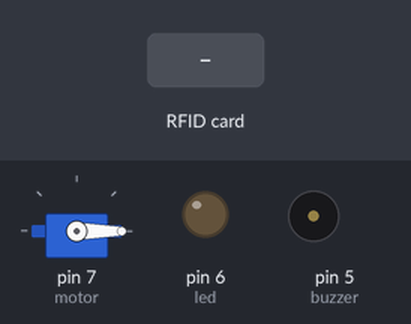
Recording of a sketch running on a simulated Arduino Uno, built with avr-gcc and run on an emulated ATmega328P. Shown: servo, output pins drawn as LEDs (lit = HIGH), buzzer (waves = sounding). The test bench sets the inputs (shaded band). Pins used as bus, display or sensor lines are not drawn.

Above: at 1.2 s.
1.3 s: RFID card C6 3C 33 2B held to the reader
At 2.5 s:
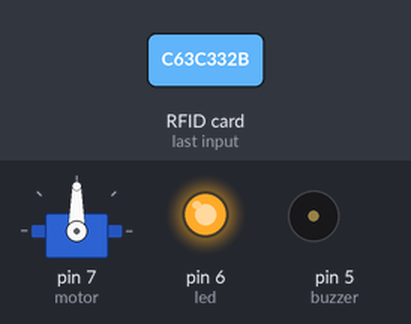
2.8 s: RFID card 5E 7A 19 C4 held to the reader
At 3.2 s:
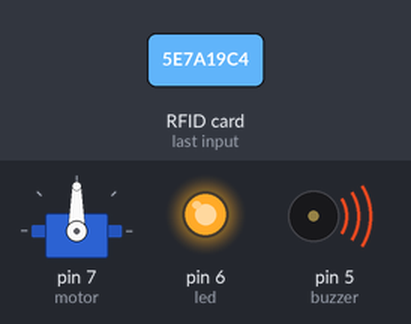
Timing chart, 0 to 5.8 s (numbered marks = the images above; inputs shaded):
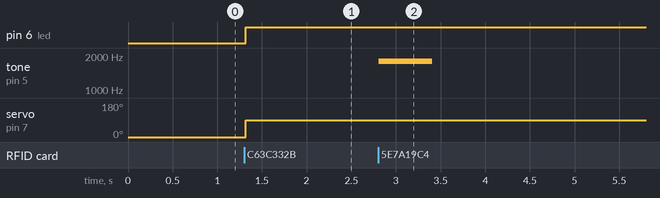

The sketch:

Tranca-RFID.ino
```cpp
/*
   Projeto de uma tranca inteligente que abre e fecha com a aproximação de um cartão RFID e um servo motor. O projeto também implementa
   um LED para mostrar quando a tranca está aberta e um soundbuzzer para indicar se um cartão errado foi aproximado do sensor.

   Letícia Pegoraro Garcez 2021
*/

#include <MFRC522.h>
#include <SPI.h>
#include <Servo.h>

#define motor 7
#define led 6
#define buzzer 5

MFRC522 leitor(10, 9);
Servo tranca;

void setup()
{
  tranca.attach(motor);
  tranca.write(0);
  SPI.begin();
  leitor.PCD_Init();
  pinMode(led, OUTPUT);
  // inicialização dos atuadores
  noTone(buzzer);
  digitalWrite(led, LOW);
  Serial.begin(9600); // debug
}

bool aberto = false;

void loop()
{

  while (!leitor.PICC_IsNewCardPresent())
  {
    delay(20);
  }

  if (cartaoCorreto() && aberto)
  {
    aberto = false;
    tranca.write(0);
    digitalWrite(led, LOW);
  }
  else if (cartaoCorreto() && !aberto)
  {
    aberto = true;
    tranca.write(90);
    digitalWrite(led, HIGH);
  }
  else
  {
    tone(buzzer, 1800);
    delay(600);
    noTone(buzzer);
    // Serial.println("A");
  }
  delay(400);
}

bool cartaoCorreto()
{
  String codigoCorreto = "C63C332B"; // Alterar esta variável para o uid do cartão
  String codigoCartao = "";

  leitor.PICC_ReadCardSerial();

  for (int c = 0; c < leitor.uid.size; c++)
  {
    codigoCartao.concat(String(leitor.uid.uidByte[c], HEX));
  }

  codigoCartao.toUpperCase();
  // Serial.println(codigoCartao);

  if (codigoCartao == codigoCorreto)
  {
    return true;
  }

  return false;
}
```

Measured:
- after the input at 1.3 s, pin 6 (led): LOW → HIGH at once; servo on pin 7 (motor): 0° → 90° at once
- after the input at 2.8 s, tone on pin 5 (buzzer): silent → 1800 Hz at once, → silent 0.60 s later
